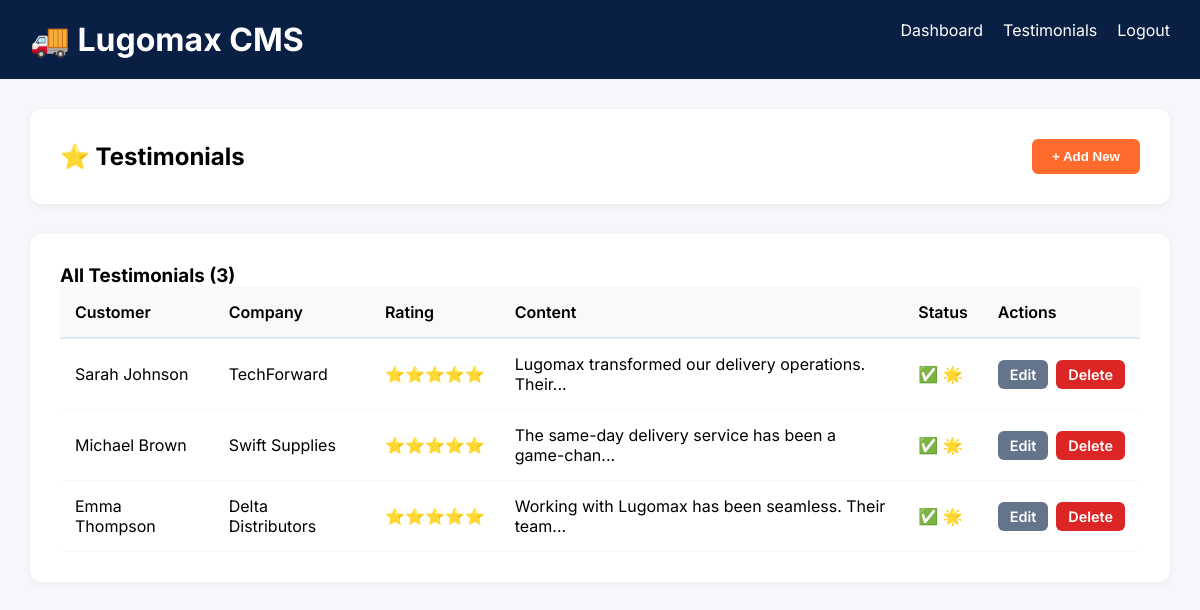
/admin/testimonials.php (signed in), run on the app's committed database.
### tables this page shows
CREATE TABLE testimonials (
    id INT PRIMARY KEY AUTO_INCREMENT,
    customer_name VARCHAR(100) NOT NULL,
    company_name VARCHAR(100),
    position VARCHAR(100),
    content TEXT NOT NULL,
    rating INT DEFAULT 5,
    avatar VARCHAR(255),
    is_featured BOOLEAN DEFAULT FALSE,
    is_approved BOOLEAN DEFAULT FALSE,
    display_order INT DEFAULT 0,
    created_at TIMESTAMP DEFAULT CURRENT_TIMESTAMP,
    INDEX idx_approved (is_approved),
    INDEX idx_featured (is_featured)
);

### admin/testimonials.php (the view, shortened to what this page needs)
<?php
$db = getDB();
$items = [];
try {
    $items = $db->query("SELECT * FROM testimonials ORDER BY created_at DESC")->fetchAll(PDO::FETCH_ASSOC);
} catch (Exception $e) { $db_error = $e->getMessage(); }
?>
<!DOCTYPE html>
<html><head></head><body><div class="header"><div class="hc"><h1>🚚 Lugomax CMS</h1><div><a href="index.php">Dashboard</a><a href="testimonials.php">Testimonials</a><a href="logout.php">Logout</a></div></div></div><div class="container"><div class="page-header"><h2>⭐ Testimonials</h2><button class="btn btn-primary" onclick="document.getElementById('form').style.display='block'">+ Add New</button></div><div class="card"><h3>All Testimonials (<?=count($items)?>)</h3><?php if(count($items)>0):?><table><thead><tr><th>Customer</th><th>Company</th><th>Rating</th><th>Content</th><th>Status</th><th>Actions</th></tr></thead><tbody><?php foreach($items as $i):?><tr><td><?=htmlspecialchars($i['customer_name'])?></td><td><?=htmlspecialchars($i['company_name']??'N/A')?></td><td><?=str_repeat('⭐',$i['rating'])?></td><td><?=htmlspecialchars(substr($i['content'],0,50))?>...</td><td><?=$i['is_approved']?'✅':' ⏳'?><?=$i['is_featured']?' 🌟':''?></td><td><div class="actions"><a href="?edit=<?=$i['id']?>" class="btn btn-secondary btn-sm">Edit</a><a href="?delete=<?=$i['id']?>" class="btn btn-danger btn-sm" onclick="return confirm('Delete?')">Delete</a></div></td></tr><?php endforeach;?></tbody></table><?php else:?><p style="text-align:center;padding:40px;color:#64748B">No testimonials yet.</p><?php endif;?></div></div></body></html>

### admin/testimonials.php (style rules this page uses)
* { margin:0;padding:0;box-sizing:border-box }
body { font-family:'Inter',sans-serif;background:#f5f7fa }
.header { background:#0A1F44;color:white;padding:20px 0 }
.hc { max-width:1400px;margin:0 auto;padding:0 30px;display:flex;justify-content:space-between }
.hc a { color:white;text-decoration:none;margin-left:20px }
.container { max-width:1400px;margin:30px auto;padding:0 30px }
.page-header { background:white;padding:30px;border-radius:12px;box-shadow:0 2px 8px rgba(0,0,0,0.05);margin-bottom:30px;display:flex;justify-content:space-between;align-items:center }
.btn { display:inline-block;padding:10px 20px;border-radius:6px;text-decoration:none;font-weight:600;cursor:pointer;border:none;transition:all 0.3s }
.btn-primary { background:#FF6B2C;color:white }
.btn-secondary { background:#64748B;color:white }
.btn-danger { background:#dc2626;color:white }
.btn-sm { padding:6px 12px;font-size:0.9rem }
.card { background:white;border-radius:12px;box-shadow:0 2px 8px rgba(0,0,0,0.05);padding:30px;margin-bottom:30px }
table { width:100%;border-collapse:collapse }
table th { background:#f8f9fa;padding:15px;text-align:left;font-weight:600;border-bottom:2px solid #e2e8f0 }
table td { padding:15px;border-bottom:1px solid #f5f7fa }
.actions { display:flex;gap:8px }

### data on the page
testimonials: customer_name "Sarah Johnson", company_name "TechForward", rating "⭐⭐⭐⭐⭐", content "Lugomax transformed our delivery operations. Their"
testimonials: customer_name "Michael Brown", company_name "Swift Supplies", rating "⭐⭐⭐⭐⭐", content "The same-day delivery service has been a game-chan"
testimonials: customer_name "Emma Thompson", company_name "Delta Distributors", rating "⭐⭐⭐⭐⭐", content "Working with Lugomax has been seamless. Their team"

### other printed values
count($items) "3"
